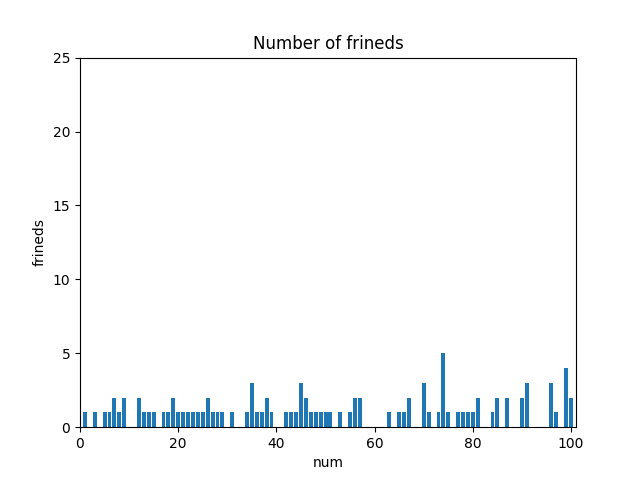

The script that saved this image:
#encoding:utf-8
from __future__ import division  
import matplotlib
# Force matplotlib to not use any Xwindows backend.
matplotlib.use('Agg')
import random
import math
from collections import Counter
from matplotlib import pyplot as plt
import sys 
sys.path.append('../ch5-linear')
import vector_h 

# 产生数据集
num_friends = [random.randint(1,100) for _ in range(100)]

# 绘制直方图
frineds_counts = Counter(num_friends)
xs = range(101)
ys = [frineds_counts[x] for x in xs]
plt.bar(xs, ys)
plt.axis([0, 101, 0, 25])
plt.title("Number of frineds")
plt.xlabel("num")
plt.ylabel("frineds")
plt.draw()
plt.savefig("./describe_single_data_set.png")

# 数据集大小
num_points = len(num_friends)
print "Number of data set: %d" %num_points

# 数据集的最大值和最小值
largest_value = max(num_friends)
smallest_value = min(num_friends)
print "Largest value: %d" %largest_value
print "Smallest value: %d" %smallest_value

# 其他位置
sorted_values = sorted(num_friends)
smallest_value = sorted_values[0]
second_smallest_value = sorted_values[1]
second_largest_value = sorted_values[-2]
print "Second largest value: %d" %second_largest_value
print "Second smallest value: %d" %second_smallest_value

# 均值
def mean(x):
    return sum(x) / len(x)

mean_of_frineds = mean(num_friends)
print "Mean of frineds: %d" %mean_of_frineds

# 中位数
def median(v):
    n = len(v)
    sorted_v = sorted(v)
    midpoint = n // 2

    if n % 2 == 1:
        return sorted_v[midpoint]
    else:
        lo = midpoint - 1
        hi = midpoint

        return (sorted_v[lo] + sorted_v[hi]) / 2

median_of_frineds = median(num_friends)
print "Median of frineds: %d" %median_of_frineds

# 分位数
def quantile(x, p):
    p_index = int(p * len(x))
    return sorted(x)[p_index]

quantile_10 = quantile(num_friends, 0.10)
quantile_25 = quantile(num_friends, 0.25)
quantile_75 = quantile(num_friends, 0.75)
quantile_90 = quantile(num_friends, 0.90)
print "Quantile 10%%: %d" %quantile_10
print "Quantile 25%%: %d" %quantile_25
print "Quantile 75%%: %d" %quantile_75
print "Quantile 90%%: %d" %quantile_90

# 众数
def mode(x):
    counts = Counter(x)
    max_count = max(counts.values())
    return [x_i for x_i, count in counts.iteritems()
        if count == max_count]

print "Mode:"
print mode(num_friends) 

# 极差
def data_range(x):
    return max(x) - min(x)

frineds_range = data_range(num_friends)
print "Data range: %d" %frineds_range

# 方差
def de_mean(x):
    x_bar = mean(x)
    return [x_i - x_bar for x_i in x]

def sum_of_squarse(x):
    return sum([x_i * x_i for x_i in x])

def variance(x):
    n = len(x)
    deviations = de_mean(x)
    return sum_of_squarse(deviations) / (n - 1)

data_variance = variance(num_friends) 
print "Variance: %d" %data_variance

# 标准差
def standard_deviation(x):
    return math.sqrt(variance(x))

data_standard_deviation = standard_deviation(num_friends)
print "Standard deviation: %d" %data_standard_deviation

# 75% 分位数和 25% 分位数之差
def interquartile_range(x):
    return quantile(x, 0.75) - quantile(x, 0.25)

interquartile_range = interquartile_range(num_friends)
print "Interquartile range: %d" %interquartile_range

# 5.2 相关
# 产生每日在线时长数据集
daily_minutes = [random.randint(1,60) for _ in range(100)]

# 协方差
def covariance(x, y):
    n = len(x)
    return vector_h.dot(de_mean(x), de_mean(y)) / (n - 1)

data_covariance = covariance(num_friends, daily_minutes)
print "Covariance: %d" %data_covariance

# 相关（探查线性相关度，-1 至 1）
def correlation(x, y):
    stdev_x = standard_deviation(x)
    stdev_y = standard_deviation(y)
    if stdev_x > 0 and stdev_y > 0:
        return covariance(x, y) / stdev_x / stdev_y
    else:
        return 0

data_correlation = correlation(num_friends, daily_minutes)
print "Correlation: %f" %data_correlation

# 排除异常值（假设异常值为第 100 位）
outlier = num_friends.index(100)
num_friends_good = [x
    for i, x in enumerate(num_friends)
    if i != outlier]
daily_minutes_good = [x
    for i, x in enumerate(daily_minutes)
    if i != outlier]

data_correlation = correlation(num_friends_good, daily_minutes_good)
print "Correlation good: %f" %data_correlation